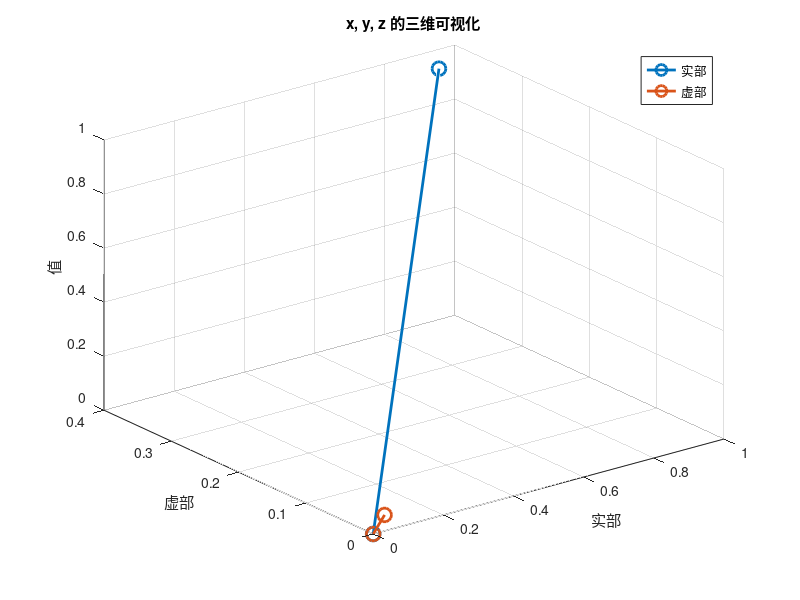

Source code (MATLAB): (Note: this script raises an error after producing the figure.)

% =================================================
%CiUg5rC05Y2wOiDniYjmnYPmiYDmnIkgwqkgQWtpZVNoaWd1cmUgMjAyNQolIOiBlOezu+aWueW8jzogamltdGFuXzIwMDRAb3V0bG9vay5jb20KJSDniYjmnYPlo7DmmI7vvJrmnKzku6PnoIHku4XpmZDkuo7kuKrkurov6aG555uu5L2/55So77yM56aB5q2i6L2s6L29Cg==
% =================================================


% 计算表达式的值
x = (sin(deg2rad(48)) + sqrt(7)) / (1 + log(15 - 2i));  % x的值
y = abs(1 + 3i) / (1 + exp(2));  % y的值
z = x^2 + y^2;  % z的值

% 输出结果
disp(['x = ', num2str(x)]);
disp(['y = ', num2str(y)]);
disp(['z = ', num2str(z)]);


% 提取实部和虚部
x_real = real(x);
x_imag = imag(x);
y_real = real(y);
y_imag = imag(y);
z_real = real(z);
z_imag = imag(z);

% 创建三维图形
figure;
plot3([0, x_real], [0, y_real], [0, z_real], '-o', 'MarkerSize', 10, 'LineWidth', 2);
hold on;
plot3([0, x_imag], [0, y_imag], [0, z_imag], '-o', 'MarkerSize', 10, 'LineWidth', 2);

% 设置图形的标签
xlabel('实部');
ylabel('虚部');
zlabel('值');
title('x, y, z 的三维可视化');
legend('实部', '虚部');
grid on;


% % 可视化
% figure;
% bar([real(x), real(y), real(z)]);  % 仅显示实部
% hold on;
% bar([imag(x), imag(y), imag(z)], 'FaceColor', 'r');  % 仅显示虚部，使用红色
% set(gca, 'xticklabel', {'x', 'y', 'z'});
% ylabel('值');
% title('表达式 x, y, z 的可视化');
% legend('实部', '虚部');

%%

% 构建矩阵A
A = [1, 2, 3, 10; 4, 5, 6, 12; 7, 8, 9, 14];

% (1) 构建矩阵B，选择A的第1行和第3行第1、3、4列
B = A([1, 3], [1, 3, 4]);

% (2) 修改A的第2行至第1、3、4列为B的元素
A(2, [1, 3, 4]) = B(2, :);

% (3) 将A的每个元素加30，并交换第1行和第3行
A = A + 30;  % 每个元素加30
A([1, 3], :) = A([3, 1], :);  % 交换第1行和第3行

% 输出修改后的矩阵A
disp('修改后的矩阵A:');
disp(A);

%%

% (1) 创建一个 4x5 的零矩阵，单位矩阵和元素全为1的矩阵
zero_matrix = zeros(4, 5);  % 4x5 的零矩阵
identity_matrix = eye(5);   % 5x5 的单位矩阵
ones_matrix = ones(4, 5);   % 4x5 的元素全为1的矩阵

disp('零矩阵:');
disp(zero_matrix);
disp('单位矩阵:');
disp(identity_matrix);
disp('元素全为1的矩阵:');
disp(ones_matrix);

% (2) 使用直接建立矩阵的方式，生成矩阵 d
d = [0 1 3; 0 1 4; 0 1 5];  % 直接定义矩阵d
disp('矩阵d:');
disp(d);


%%

% 计算 y = sin(x) * cos(x) 的值
x_values = [0.2, 0.4, 0.6, 0.8];
y_values = sin(x_values) .* cos(x_values);  % 使用元素乘法

disp('x 值和对应的 y 值:');
disp(table(x_values', y_values', 'VariableNames', {'x', 'y'}));

%%

% 1. 如何访问数组中的元素？
% 创建一个数组
a = [10, 20, 30, 40, 50];  % 示例数组

% 假设我们需要访问第 i 个元素的前一个元素
i = 3;  % 假设我们要访问第3个元素的前一个元素
element = a(i-1);  % 获取第2个元素，即20

% 显示结果
disp(['第 ', num2str(i), ' 个元素的前一个元素是: ', num2str(element)]);

% 2. 如何输出显示字符型变量？
% 创建一个字符型变量
str = 'Hello, MATLAB!';

% 使用 disp 输出字符型变量
disp('使用 disp 输出字符型变量：');
disp(str);

% 使用 fprintf 输出字符型变量，并格式化输出
fprintf('使用 fprintf 输出字符型变量：%s\n', str);



% 数组元素的访问：使用 a(i-1) 来访问数组 a 中第 i 个元素的前一个元素。并通过 disp 函数输出结果。
% 字符型变量的输出：
% 使用 disp(str) 直接输出字符型变量 str。
% 使用 fprintf 格式化输出字符型变量，并在输出时添加额外的信息。

